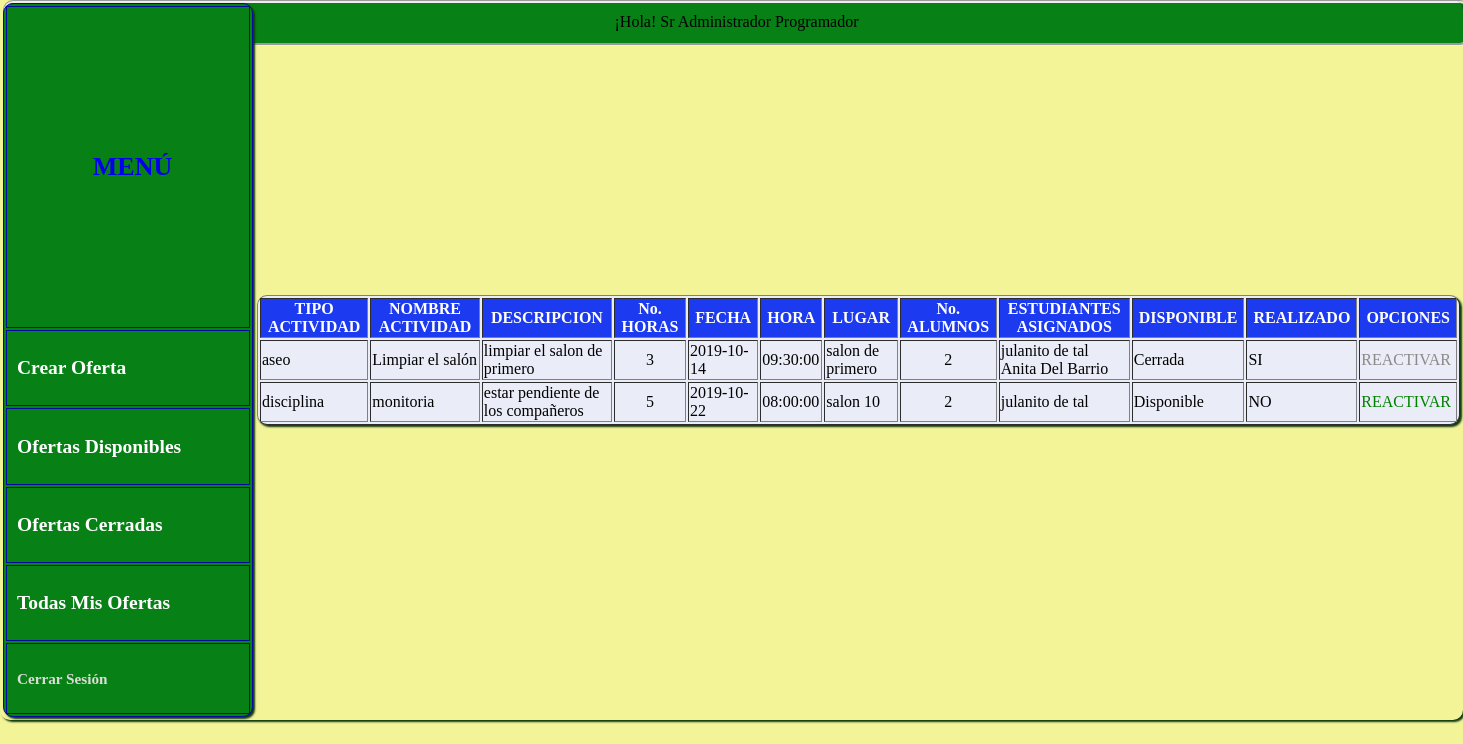
The page /listaOfertas.php (signed in) on the database its author committed.
### tables this page shows
CREATE TABLE `oferta` (
  `idActividad` int(11) NOT NULL,
  `tipoActividad` varchar(30) NOT NULL,
  `nombreActividad` varchar(100) NOT NULL,
  `descripcion` varchar(500) NOT NULL,
  `horasCant` int(11) NOT NULL,
  `fecha` date NOT NULL,
  `hora` time NOT NULL,
  `lugar` varchar(50) NOT NULL,
  `alumnosCant` int(11) NOT NULL,
  `contador` int(11) NOT NULL,
  `idProfesor` int(11) NOT NULL
);

CREATE TABLE `estudiante` (
  `idAlumno` int(11) NOT NULL,
  `nombre` varchar(50) NOT NULL,
  `apellido` varchar(100) NOT NULL,
  `correo` varchar(40) NOT NULL,
  `genero` varchar(10) NOT NULL,
  `lugarNac` varchar(100) NOT NULL,
  `fechaNac` date NOT NULL,
  `telefono` varchar(15) NOT NULL,
  `direccion` varchar(100) NOT NULL,
  `grado` int(11) NOT NULL
);

### listaOfertas.php (the view, shortened to what this page needs)
<?php
    include 'conexion.php';
?>
<!DOCTYPE html>
<html lang="es">
<head>
	<link rel="stylesheet" type="text/css" href="css/estilos.css">
</head>
<body>
<table id="main">
	<tr><td>
		<div id="superior"> ¡Hola! <?php echo $_SESSION['nombre']; ?> <?php echo $_SESSION['apellido']; ?> </div>
		<table id="lateral" bgcolor="#007EFF" width="250px" border="1px" bordercolor="#030A9D">
			<tr >
				<td height="300px">
					<a href="bienvenido.php"><center><h1>MENÚ</h1></center></a>
				</td>
			</tr>
			<tr>
				<td>
					<a href="actsocial.php" style="text-decoration:none"> <font color="white">  <h2>Crear Oferta</h2> </font></a>
				</td>
			</tr>
			<tr>
				<td>
					<a href="listaOfertasDisponibles.php" style="text-decoration:none"> <font color="white"> <h2>Ofertas Disponibles</h2> </font></a>
				</td>
			</tr>
			<tr>
				<td>
					<a href="listaOfertasCerradas.php" style="text-decoration:none"> <font color="white"> <h2>Ofertas Cerradas</h2> </font></a>
				</td>
			</tr>
			<tr>
				<td>
					<a href="listaOfertas.php" style="text-decoration:none"> <font color="white"> <h2>Todas Mis Ofertas</h2></font> </a>
				</td>
			</tr>
			<tr>
				<td>
					<a href="index.php" style="text-decoration:none"> <font color="#E0DBDB"> <h3>Cerrar Sesión</h3></font> </a>
				</td>
			</tr>
		</table>
	</td>
	<td width="100%">
		<table bgcolor="#EAECF7" border="1px">
			<tr bgcolor="#D8CBF8">
				<th>TIPO ACTIVIDAD</th>
				<th>NOMBRE ACTIVIDAD</th>
				<th>DESCRIPCION</th>
				<th>No. HORAS</th>
				<th>FECHA</th>
				<th>HORA</th>
				<th>LUGAR</th>
				<th>No. ALUMNOS</th>
				<th>ESTUDIANTES ASIGNADOS</th>
				<th>DISPONIBLE</th>
				<th>REALIZADO</th>
				<th>OPCIONES</th>
			</tr>
			<?php
				$sql="SELECT * FROM oferta WHERE idProfesor='$_SESSION[id]'";
				$resultado = mysqli_query($conexion, $sql);
				while($datos=mysqli_fetch_array($resultado)){
			?>
			<tr>
				<td>	<?php echo $datos['tipoActividad'] ?>			</td>
				<td>	<?php echo $datos['nombreActividad'] ?>			</td>
				<td>	<?php echo $datos['descripcion'] ?>				</td>
				<td>	<center><?php echo $datos['horasCant'] ?></center>	</td>
				<td>	<?php echo $datos['fecha'] ?>					</td>
				<td>	<?php echo $datos['hora'] ?>					</td>
				<td>	<?php echo $datos['lugar'] ?>					</td>
				<td>	<center><?php echo $datos['alumnosCant'] ?></center></td>
				<td> <?php
						$consultaSQL = "SELECT nombre, apellido FROM estudiante INNER JOIN detalleoferta ON estudiante.idAlumno = detalleoferta.idAlumno WHERE idActividad ='$datos[idActividad]'";
						$resultadoConsulta = mysqli_query($conexion, $consultaSQL);
						while($datosConsulta=mysqli_fetch_array($resultadoConsulta)){
							echo $datosConsulta['nombre'],' ',$datosConsulta['apellido'], '<br> ';
						}
					?>
				</td>
				<td>
					<?php
						if($datos['contador']>0){
							echo 'Disponible';
						}
						else{
							echo 'Cerrada' ;
						}
					?>
				</td>
				<td>
					<?php
						$consultaSQL2 = "SELECT realizado FROM detalleoferta WHERE idActividad ='$datos[idActividad]' LIMIT 1";
						$resultadoConsulta2 = mysqli_query($conexion, $consultaSQL2);
						if(mysqli_num_rows($resultadoConsulta2)==0){
							echo 'No ha sido cerrada';
						}
						else
						{
							while($datosConsulta2=mysqli_fetch_array($resultadoConsulta2))
							{
								if($datosConsulta2['realizado']==1){
									echo "SI";
								}
								else{
									echo "NO";
								}
							}
						}
					?>
				</td>
				<td>
					<?php
						$consultaSQL3 = "SELECT realizado FROM detalleoferta WHERE idActividad ='$datos[idActividad]' LIMIT 1";
						$resultadoConsulta3 = mysqli_query($conexion, $consultaSQL3);
						if(mysqli_num_rows($resultadoConsulta3)==0){
							echo 'No ha sido cerrada';
						}
						else
						{
							while($datosConsulta3=mysqli_fetch_array($resultadoConsulta3))
							{
								if($datosConsulta3['realizado']==1){
									echo '<font color="#8B8989">REACTIVAR</font>';
								}
								else
								{
					?>
									<a href="listaOfertasReactivar.php?idActividad=<?php echo $datos['idActividad']; ?>&alumnosCant=<?php echo $datos['alumnosCant'] ?>">
										<font color="green">REACTIVAR</font>
									</a>
					<?php
								}
							}
						}
					?>
				</td>
			</tr>
			<?php
				}
			?>
		</table>
	</td>
	</tr>
</table>
</body>
</html>

### css/estilos.css (style rules this page uses)
a:link { text-decoration: none; }
a { text-decoration: none; }
body { background-color: #F3F498; }
table { border-radius: 10px; box-shadow: 2px 2px 2px 0px #0F370E; }
th { background-color: #1C3AF0; color: white; padding-left: 6px; padding-right: 6px; }
td { font-family: verdana; }
table#main { position: absolute; left: 0px; top: 0px; margin: 0px; padding: 0px; }
div#superior { text-align: center; background-color: #078015; height: 20px; padding: 10px; width: 98.5%; top: 0px; left: 3px; z-index: -1; position: absolute; font-family: verdana; border-radius: 10px; border-style: groove; }
table#lateral { position: ; top: 0px; left: 0px; background-color: #078015; border-radius: 10px; }
table#lateral td { padding-left: 10px; padding-bottom: 10px; padding-top: 10px; font-size: 13px; }

### rows shown on the page
oferta: tipoActividad "aseo", nombreActividad "Limpiar el salón", descripcion "limpiar el salon de primero", horasCant "3", fecha "2019-10-14", hora "09:30:00", lugar "salon de primero", alumnosCant "2", contador "Cerrada"
estudiante: nombre "julanito", apellido "de tal"
estudiante: nombre "Anita", apellido "Del Barrio"
oferta: tipoActividad "disciplina", nombreActividad "monitoria", descripcion "estar pendiente de los compañeros", horasCant "5", fecha "2019-10-22", hora "08:00:00", lugar "salon 10", alumnosCant "2", contador "Disponible"

### other values the page prints
$_SESSION['nombre'] "Sr Administrador"
$_SESSION['apellido'] "Programador"
